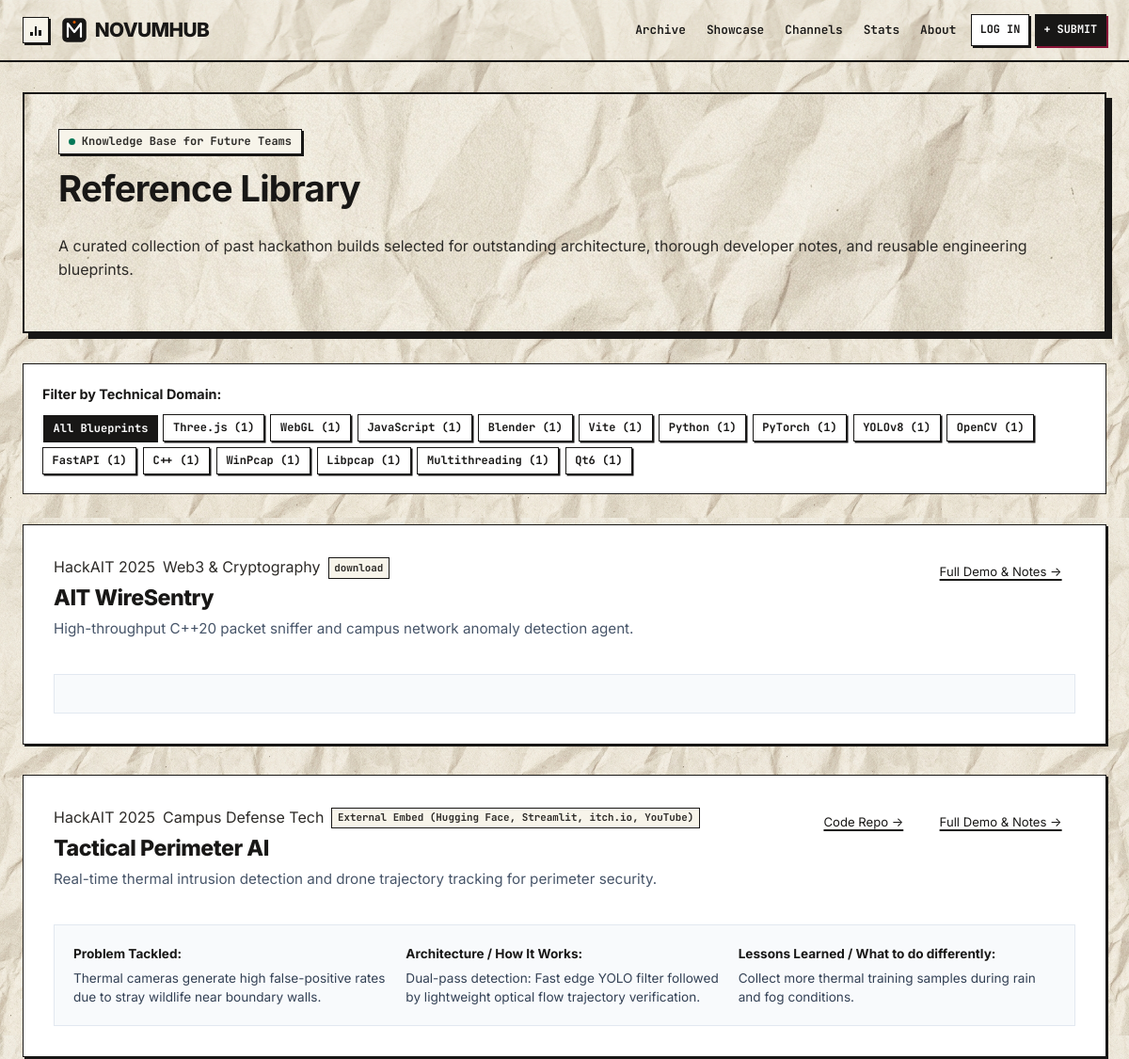
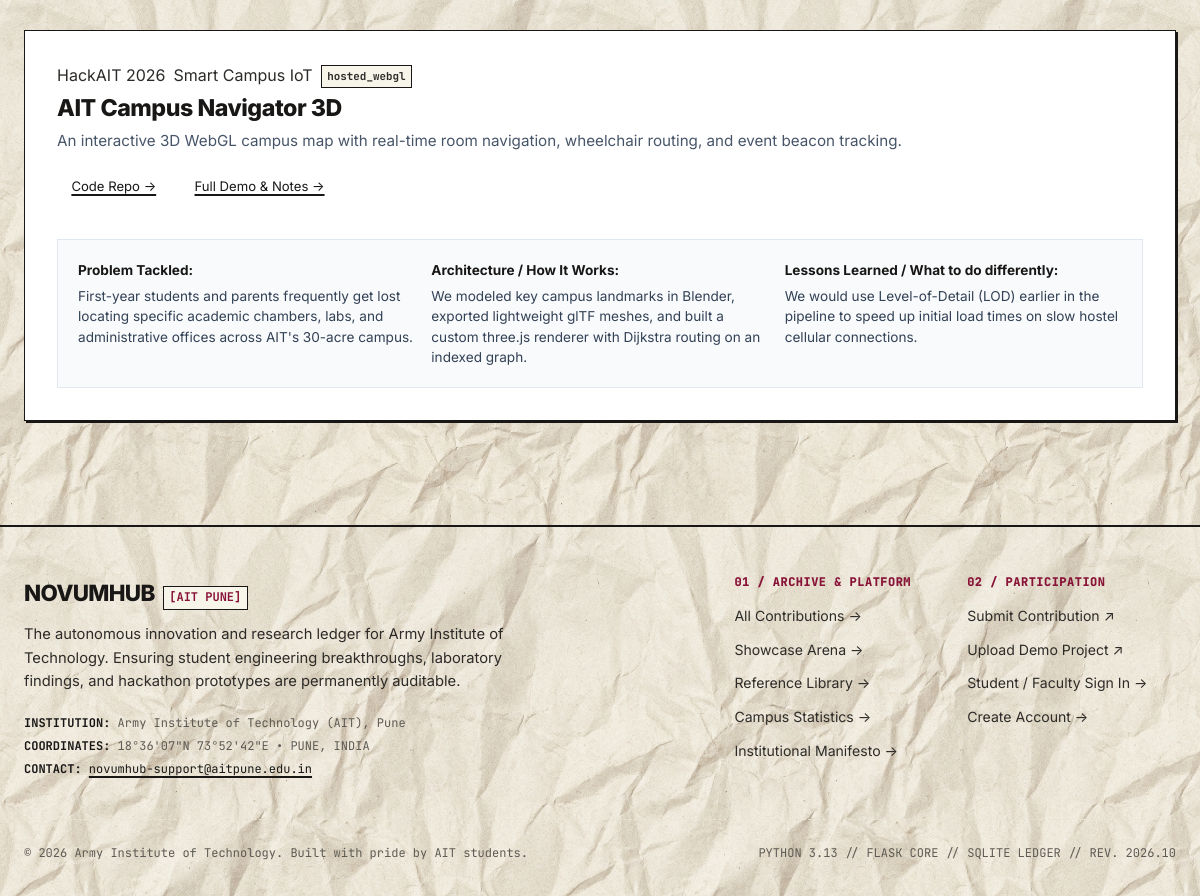
The app's page /showcase/library with its own data (2 pictures, top to bottom).
### app/models.py (models this page shows, shortened)
class ShowcaseProject(db.Model):
    __tablename__ = "showcase_projects"
    id = db.Column(db.Integer, primary_key=True)
    event_id = db.Column(db.Integer, db.ForeignKey("hackathon_events.id"), nullable=False, index=True)
    owner_id = db.Column(db.Integer, db.ForeignKey("users.id"), nullable=False, index=True)
    title = db.Column(db.String(200), nullable=False)
    pitch = db.Column(db.String(300), nullable=False)
    description = db.Column(db.Text, nullable=False)
    track = db.Column(db.String(100), nullable=False, default="General")
    team_name = db.Column(db.String(150), nullable=False)
    tech_tags = db.Column(db.String(255), nullable=True, default="")
    repo_url = db.Column(db.String(255), nullable=True)
    demo_mode = db.Column(db.String(50), nullable=False, default="hosted_build")
    demo_entry_path = db.Column(db.String(255), nullable=True)
    demo_external_url = db.Column(db.String(500), nullable=True)
    video_url = db.Column(db.String(500), nullable=True)
    demo_disabled = db.Column(db.Boolean, default=False, nullable=False)
    status = db.Column(db.String(50), nullable=False, default="Draft", index=True)
    is_reference = db.Column(db.Boolean, default=False, nullable=False, index=True)
    is_featured = db.Column(db.Boolean, default=False, nullable=False, index=True)
    linked_submission_id = db.Column(db.Integer, db.ForeignKey("submissions.id"), nullable=True)
    linked_submission = db.relationship("Submission", foreign_keys=[linked_submission_id], backref="linked_projects")
    created_at = db.Column(db.DateTime, default=utc_now, index=True)
    updated_at = db.Column(db.DateTime, default=utc_now, onupdate=utc_now)
    members = db.relationship("ProjectMember", backref="project", lazy="select", cascade="all, delete-orphan")
    assets = db.relationship("ProjectAsset", backref="project", lazy="select", cascade="all, delete-orphan")
    dev_notes = db.relationship("DevNote", backref="project", lazy="select", cascade="all, delete-orphan")
    judge_scores = db.relationship("JudgeScore", backref="project", lazy="select", cascade="all, delete-orphan")
    upvotes = db.relationship("Upvote", backref="showcase_project", lazy="dynamic", cascade="all, delete-orphan",
                             foreign_keys="Upvote.showcase_project_id")
    comments = db.relationship("Comment", backref="showcase_project", lazy="select",
                               order_by="Comment.created_at.asc()", cascade="all, delete-orphan",
                               foreign_keys="Comment.showcase_project_id")
    status_history = db.relationship("StatusChange", backref="showcase_project", lazy="select",
                                     order_by="StatusChange.created_at.asc()", cascade="all, delete-orphan",
                                     foreign_keys="StatusChange.showcase_project_id")
    @property
    def demo_mode_label(self) -> str:
        import site_config
        return site_config.SHOWCASE_DEMO_MODES.get(self.demo_mode, self.demo_mode)
    def get_note(self, section_key: str):
        for n in self.dev_notes:
            if n.section_key == section_key:
                return n
        return None

class HackathonEvent(db.Model):
    __tablename__ = "hackathon_events"
    id = db.Column(db.Integer, primary_key=True)
    name = db.Column(db.String(150), nullable=False)
    year = db.Column(db.Integer, nullable=False)
    date_start = db.Column(db.Date, nullable=True)
    date_end = db.Column(db.Date, nullable=True)
    theme = db.Column(db.String(255), nullable=True)
    description = db.Column(db.Text, nullable=True)
    organiser = db.Column(db.String(150), nullable=True)
    _tracks = db.Column("tracks", db.Text, nullable=True, default="[]")
    is_active = db.Column(db.Boolean, default=True, nullable=False)
    results_published = db.Column(db.Boolean, default=False, nullable=False)
    created_at = db.Column(db.DateTime, default=utc_now)
    projects = db.relationship("ShowcaseProject", backref="event", lazy="select", cascade="all, delete-orphan")
    @property
    def tracks(self) -> list:
        if not self._tracks:
            return []
        try:
            return json.loads(self._tracks)
        except Exception:
            return []
    @tracks.setter
    def tracks(self, track_list: list):
        self._tracks = json.dumps(track_list or [])

class DevNote(db.Model):
    __tablename__ = "dev_notes"
    id = db.Column(db.Integer, primary_key=True)
    project_id = db.Column(db.Integer, db.ForeignKey("showcase_projects.id"), nullable=False)
    section_key = db.Column(db.String(50), nullable=False)
    body_markdown = db.Column(db.Text, default="", nullable=False)
    updated_at = db.Column(db.DateTime, default=utc_now, onupdate=utc_now)
    __table_args__ = (
        db.UniqueConstraint("project_id", "section_key", name="uq_project_dev_note_section"),
    )

### app/showcase/routes.py (the view)
@showcase_bp.route("/library")
def library():
    tag = request.args.get("tag", "").strip()
    query = ShowcaseProject.query.filter(
        ShowcaseProject.status.in_(site_config.SHOWCASE_PUBLIC_STATUSES),
        ShowcaseProject.is_reference == True
    )
    if tag:
        query = query.filter(ShowcaseProject.tech_tags.ilike(f"%{tag}%"))
    projects = query.order_by(ShowcaseProject.created_at.desc()).all()
    all_published = ShowcaseProject.query.filter(ShowcaseProject.status.in_(site_config.SHOWCASE_PUBLIC_STATUSES)).all()
    tags_count = {}
    for p in all_published:
        if p.tech_tags:
            for t in p.tech_tags.split(","):
                t_clean = t.strip()
                if t_clean:
                    tags_count[t_clean] = tags_count.get(t_clean, 0) + 1
    sorted_tags = sorted(tags_count.items(), key=lambda x: x[1], reverse=True)[:15]
    return render_template(
        "showcase/library.html",
        projects=projects,
        current_tag=tag,
        popular_tags=sorted_tags
    )

### templates/showcase/library.html (shortened to what this page needs)
{% extends 'base.html' %}
{% block content %}
<div class="showcase-hero-banner" style="margin-bottom: 2rem;">
  <div class="hero-pill-badge" style="margin-bottom: 0.8rem;">
    <span class="pulsing-dot"></span>
    <span>Knowledge Base for Future Teams</span>
  </div>
  <h1>Reference Library</h1>
  <p>
    A curated collection of past hackathon builds selected for outstanding architecture,
    thorough developer notes, and reusable engineering blueprints.
  </p>
</div>
{% if popular_tags %}
  <div style="background: #FFFFFF; border: 1px solid var(--border-color); border-radius: var(--radius-md); padding: 1.25rem; margin-bottom: 2rem;">
    <div style="font-weight: 700; font-size: 0.9rem; color: var(--midnight-navy); margin-bottom: 0.6rem;">
      Filter by Technical Domain:
    </div>
    <div style="display: flex; gap: 0.4rem; flex-wrap: wrap;">
      <a href="{{ url_for('showcase.library') }}" class="filter-chip {% if not current_tag %}active{% endif %}">
        All Blueprints
      </a>
      {% for t_name, t_cnt in popular_tags %}
        <a href="{{ url_for('showcase.library', tag=t_name) }}" class="filter-chip {% if current_tag == t_name %}active{% endif %}">
          {{ t_name }} ({{ t_cnt }})
        </a>
      {% endfor %}
    </div>
  </div>
{% endif %}
{% if projects %}
  <div style="display: flex; flex-direction: column; gap: 2rem; margin-bottom: 3rem;">
    {% for p in projects %}
      <div style="background: #FFFFFF; border: 1px solid var(--border-color); border-radius: var(--radius-md); padding: 2rem; box-shadow: var(--shadow-sm);">
        <div style="display: flex; justify-content: space-between; align-items: flex-start; gap: 1rem; flex-wrap: wrap; margin-bottom: 1rem;">
          <div>
            <div style="display: flex; gap: 0.5rem; align-items: center; margin-bottom: 0.4rem; flex-wrap: wrap;">
              <span class="category-pill-tag tag-idea">{{ p.event.name }}</span>
              <span class="category-pill-tag tag-research">{{ p.track }}</span>
              <span class="project-tag">{{ p.demo_mode_label }}</span>
            </div>
            <h3 style="font-size: 1.45rem; font-weight: 800; color: var(--midnight-navy); margin: 0 0 0.35rem 0;">
              <a href="{{ url_for('showcase.detail', project_id=p.id) }}" style="color: inherit; text-decoration: none;">
                {{ p.title }}
              </a>
            </h3>
            <p style="color: #475569; font-size: 0.95rem; margin: 0;">{{ p.pitch }}</p>
          </div>
          <div style="display: flex; gap: 0.6rem;">
            {% if p.repo_url %}
              <a href="{{ p.repo_url }}" target="_blank" rel="noopener noreferrer" class="btn-editorial-outline" style="font-size: 0.82rem; padding: 0.4rem 0.9rem;">
                Code Repo &rarr;
              </a>
            {% endif %}
            <a href="{{ url_for('showcase.detail', project_id=p.id) }}" class="btn-editorial-primary" style="font-size: 0.82rem; padding: 0.4rem 0.9rem;">
              Full Demo & Notes &rarr;
            </a>
          </div>
        </div>
        <div style="display: grid; grid-template-columns: repeat(auto-fit, minmax(280px, 1fr)); gap: 1rem; background: #F8FAFC; padding: 1.25rem; border-radius: var(--radius-sm); border: 1px solid #E2E8F0;">
          {% set note_prob = p.get_note('problem') %}
          {% if note_prob %}
            <div>
              <strong style="color: var(--midnight-navy); font-size: 0.85rem; display: block; margin-bottom: 0.25rem;">
                Problem Tackled:
              </strong>
              <div style="font-size: 0.85rem; color: #334155; line-height: 1.5;">
                {{ note_prob.body_markdown[:160] }}{% if note_prob.body_markdown|length > 160 %}...{% endif %}
              </div>
            </div>
          {% endif %}
          {% set note_arch = p.get_note('how_it_works') %}
          {% if note_arch %}
            <div>
              <strong style="color: var(--midnight-navy); font-size: 0.85rem; display: block; margin-bottom: 0.25rem;">
                Architecture / How It Works:
              </strong>
              <div style="font-size: 0.85rem; color: #334155; line-height: 1.5;">
                {{ note_arch.body_markdown[:160] }}{% if note_arch.body_markdown|length > 160 %}...{% endif %}
              </div>
            </div>
          {% endif %}
          {% set note_diff = p.get_note('differently') %}
          {% if note_diff %}
            <div>
              <strong style="color: var(--midnight-navy); font-size: 0.85rem; display: block; margin-bottom: 0.25rem;">
                Lessons Learned / What to do differently:
              </strong>
              <div style="font-size: 0.85rem; color: #334155; line-height: 1.5;">
                {{ note_diff.body_markdown[:160] }}{% if note_diff.body_markdown|length > 160 %}...{% endif %}
              </div>
            </div>
          {% endif %}
        </div>
      </div>
    {% endfor %}
  </div>
{% endif %}
{% endblock %}

### static/css/custom.css (style rules this page uses)
:root { --paper-canvas: #f6f3eb; --paper-sheet: #fdfcf9; --paper-sheet-warm: #f7f4ea; --paper-card-bg: #ffffff; --paper-crease: #eae4d5; --paper-tape: #ece8dc; --paper-ink: #181716; --paper-ink-body: #2d2b28; --paper-ink-muted: #5e5a54; --paper-ink-faint: #8d877e; --paper-border: #181716; --paper-border-width: 2px; --paper-shadow: 4px 4px 0px #181716; --paper-shadow-sm: 2px 2px 0px #181716; --paper-shadow-lg: 6px 6px 0px #181716; --paper-shadow-hover: 6px 6px 0px #181716; --paper-shadow-pressed: 1px 1px 0px #181716; --brand-maroon: #881337; --brand-maroon-hover: #700f2e; --brand-maroon-light: #ffebee; --brand-blue: #1d4ed8; --brand-blue-light: #eff6ff; --brand-purple: #6d28d9; --brand-purple-light: #f5f3ff; --brand-emerald: #047857; --brand-emerald-light: #ecfdf5; --brand-amber: #b45309; --brand-amber-light: #fffbeb; --cat-idea: #1d4ed8; --cat-research: #6d28d9; --cat-correction: #be123c; --cat-infrastructure: #047857; --font-serif: "Instrument Serif", Georgia, "Times New Roman", serif; --font-sans: "Inter", "Plus Jakarta Sans", -apple-system, BlinkMacSystemFont, "Segoe UI", Roboto, sans-serif; --font-mono: "JetBrains Mono", "SF Mono", Consolas, Menlo, monospace; --paper-texture: url('/static/paper_texture.jpg'); --card-bg: #ffffff; --border-color: #181716; --border-light: #e6e2d8; --shadow-sm: 2px 2px 0px #181716; --shadow-md: 4px 4px 0px #181716; --shadow-lg: 6px 6px 0px #181716; --primary-color: #181716; --accent-color: #881337; --accent-light: #fff1f2; --text-muted: #5e5a54; --text-main: #2d2b28; --midnight-navy: #181716; --electric-blue: #1d4ed8; --violet: #6d28d9; --radius-xs: 0px; --radius-sm: 0px; --radius-md: 0px; --radius-lg: 0px; }
*, *::before, *::after { box-sizing: border-box; border-radius: 0 !important; }
html { scroll-behavior: smooth; background-color: var(--paper-canvas); }
body { margin: 0; padding: 0; font-family: var(--font-sans); background-color: var(--paper-canvas); background-image: var(--paper-texture); background-repeat: repeat; background-size: 550px 550px; color: var(--paper-ink-body); min-height: 100vh; display: flex; flex-direction: column; line-height: 1.6; -webkit-font-smoothing: antialiased; -moz-osx-font-smoothing: grayscale; }
h1, h2, h3, h4, h5, h6 { font-family: var(--font-sans); color: var(--paper-ink); font-weight: 700; letter-spacing: -0.02em; margin-top: 0; line-height: 1.2; }
h1 { font-size: 2.4rem; }
h3 { font-size: 1.4rem; }
p { margin-top: 0; margin-bottom: 1rem; color: var(--paper-ink-body); }
a { color: var(--paper-ink); text-decoration: underline; text-decoration-thickness: 1.5px; text-underline-offset: 3px; transition: color 0.12s ease; }
.showcase-hero-banner { background: #fff; background-image: var(--paper-texture); border: var(--paper-border-width) solid var(--paper-border); box-shadow: var(--paper-shadow-lg); padding: 2.25rem; margin-bottom: 2rem; }
.hero-pill-badge { display: inline-flex; align-items: center; gap: 0.45rem; font-family: var(--font-mono); font-size: 0.75rem; font-weight: 700; border: 1.5px solid var(--paper-ink); box-shadow: 2px 2px 0px var(--paper-ink); padding: 0.2rem 0.6rem; background: var(--paper-sheet-warm); }
.pulsing-dot { width: 7px; height: 7px; border-radius: 50% !important; background: var(--brand-emerald); }
.filter-chip { font-family: var(--font-mono); font-size: 0.75rem; font-weight: 700; padding: 0.25rem 0.6rem; border: 1.5px solid var(--paper-ink); box-shadow: 1.5px 1.5px 0px var(--paper-ink); background: #fff; color: var(--paper-ink); text-decoration: none; }
.filter-chip:hover, .filter-chip.active { background: var(--paper-ink) !important; color: #fff !important; transform: translate(1px, 1px); box-shadow: none; }
.project-tag { font-family: var(--font-mono); font-size: 0.68rem; font-weight: 700; background: var(--paper-sheet-warm); border: 1px solid var(--paper-ink); padding: 0.1rem 0.35rem; }

### records on screen
ShowcaseProject: event.name "HackAIT 2025", track "Web3 & Cryptography", demo_mode_label "download", title "AIT WireSentry", pitch "High-throughput C++20 packet sniffer and campus network anomaly detection agent."
ShowcaseProject: event.name "HackAIT 2025", track "Campus Defense Tech", demo_mode_label "External Embed (Hugging Face, Streamlit, itch.io, YouTube)", title "Tactical Perimeter AI", pitch "Real-time thermal intrusion detection and drone trajectory tracking for perimeter security."
DevNote: body_markdown "Thermal cameras generate high false-positive rates due to stray wildlife near boundary walls."
DevNote: body_markdown "Dual-pass detection: Fast edge YOLO filter followed by lightweight optical flow trajectory verification."
DevNote: body_markdown "Collect more thermal training samples during rain and fog conditions."
ShowcaseProject: event.name "HackAIT 2026", track "Smart Campus IoT", demo_mode_label "hosted_webgl", title "AIT Campus Navigator 3D", pitch "An interactive 3D WebGL campus map with real-time room navigation, wheelchair routing, and event beacon tracking."
DevNote: body_markdown "First-year students and parents frequently get lost locating specific academic chambers, labs, and administrative offices across AIT's 30-acre campus."
DevNote: body_markdown "We modeled key campus landmarks in Blender, exported lightweight glTF meshes, and built a custom three.js renderer with Dijkstra routing on an indexed graph."
DevNote: body_markdown "We would use Level-of-Detail (LOD) earlier in the pipeline to speed up initial load times on slow hostel cellular connections."

### other values on screen
{{ config_data.SITE_NAME }} "NOVUMHUB"
{{ t_name }} "Three.js" "WebGL" "JavaScript" "Blender" "Vite" "Python" "PyTorch" "YOLOv8" "OpenCV" "FastAPI" "C++" "WinPcap" "Libpcap" "Multithreading" "Qt6"
{{ t_cnt }} "1" "1" "1" "1" "1" "1" "1" "1" "1" "1" "1" "1" "1" "1" "1"
{{ config_data.COLLEGE_NAME }} "Army Institute of Technology (AIT), Pune"
{{ config_data.CONTACT_EMAIL }} "novumhub-support@aitpune.edu.in"
{{ config_data.FOOTER_COPYRIGHT }} "© 2026 Army Institute of Technology. Built with pride by AIT students."
